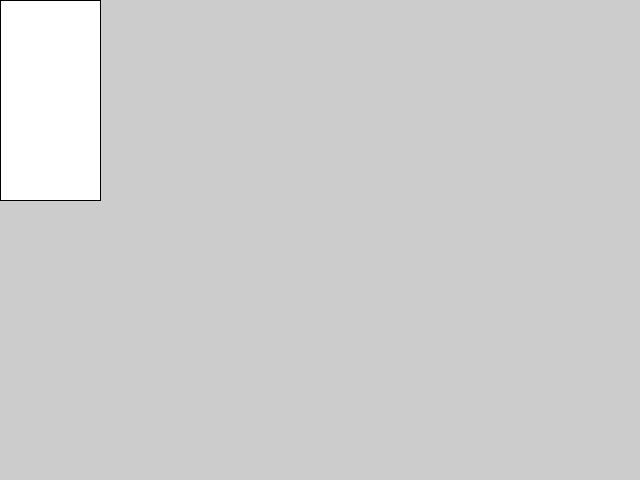
Frame 1 (no input)
Frame 60 (the mouse pressed at the canvas centre just before this capture): identical to frame 1, image omitted
Frame 120 (the mouse held since frame 60 and released just before this capture): identical to frame 1, image omitted

The Processing sketch that drew this single still picture (run headless with seeded random() and noise(); from frame 60 on, the mouse is pressed at the canvas centre):

// Processing sketch: processing_167081
// ── processing_167081.pde


void setup() {  //setup function called initially, only once
  size(640, 480);
}

void draw() {  //draw function loops 
  
  rect(0, 0, 100, 200);  // rect(); draws a rectangle at 0, 0 that is 100 x 200
  
}
